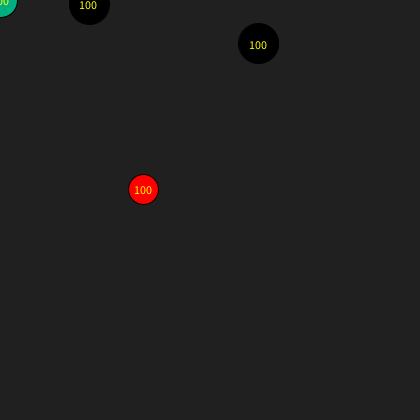
Frame 1 (no input)
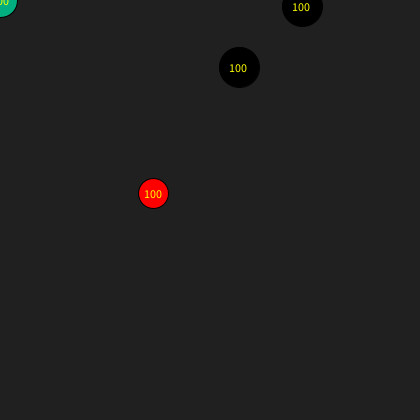
Frame 60 (the mouse pressed at the canvas centre just before this capture)
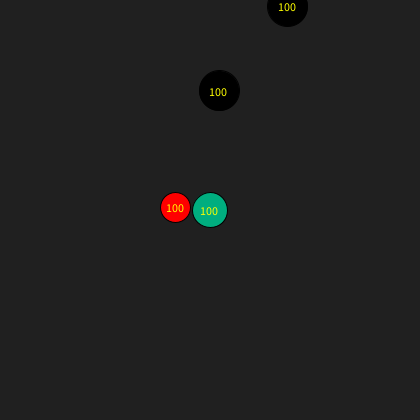
Frame 120 (the mouse held since frame 60 and released just before this capture)

The Processing sketch that drew these frames (run headless with seeded random() and noise(); from frame 60 on, the mouse is pressed at the canvas centre):

// Processing sketch: lesson_1A_Classes
// ── lesson_1A_Classes.pde
// The classes Opponent and Player inherit from, or extend,
// the parent or super class Actor.

//      Actor
//      /  \
// Player  Opponent

// A common phrase is to say that classes have IS A and HAS A
// relationships: a player IS A(n) actor, and HAS A name.
// the inheritance relationship goes only one direction. The child
// or sub-classes Opponent and Player can use and refine the
// variables and functions of the parent or super-class Actor
// but Actor cannot use methods and variables of its children.

// A one-dimensional array of objects.
Actor[] actors = {
  new Player("Alicia"), 
  new Actor("Patricia"), 
  new Opponent("Samuel"), 
  new Actor("Hank")
};
int actorSize;

void setup() {
  background(32);
  size(420, 420);
  ellipseMode(RADIUS);
  actorSize = actors.length;

  // Syntax of for(
  // initialize iterator; when used with arrays this is usually int i = 0;
  // check boolean condition; when used with arrays this is usually i < array.length;
  // perform unary operation on iterator
  // ) { } For loops have a signature and curly braces containing instructions.
  for(int i = 0; i < actorSize; ++i) {
   actors[i].x = random(0, width);
   actors[i].y = random(0, height);
  }
}

void draw() {
  background(32);
  for(int i = 0; i < actorSize; ++i) {
    actors[i].move();
    actors[i].show();
    actors[i].collide(actors);
  }
}
// ── Actor.pde
class Actor {

  String name;
  int hpCurrent;
  int hpMax;

  float x;
  float y;
  float r;

  float xSpeed = 2;
  float ySpeed = 2;

  float xDirection = 1;
  float yDirection = 1;

  color c;

  Actor() {
    this.name = "Anonymous";
    this.hpMax = 100;
    this.hpCurrent = this.hpMax;
    this.x = width/2;
    this.y = height/2;
    this.r = 20;
    this.c = color(0);
    this.xSpeed = random(-4, 4);
    this.ySpeed = random(-4, 4);
  }

  Actor(String name) {
    this.name = name;
    this.hpMax = 100;
    this.hpCurrent = this.hpMax;
    this.x = width/2;
    this.y = height/2;
    this.r = 20;
    this.c = color(0);
    this.xSpeed = random(-4, 4);
    this.ySpeed = random(-4, 4);
  }

  Actor(String name, int hpMax) {
    this.name = name;
    this.hpMax = hpMax;
    this.hpCurrent = this.hpMax;
    this.x = width/2;
    this.y = height/2;
    this.r = 20;
    this.c = color(0);
    this.xSpeed = random(-4, 4);
    this.ySpeed = random(-4, 4);
  }

  public String toString() {
    return "Actor: " + this.name;
  }

  float hp() {
    return this.hpCurrent / float(this.hpMax);
  }

  void show() {
    fill(c);
    ellipse(this.x, this.y, this.r, this.r);
    fill(255, 255, 0);
    text(nf(this.hp() * 100, 3, 0), this.x-10, this.y+5);
  }

  void move() {
    move(this.xSpeed, this.ySpeed);
  }

  void collide(Actor[] actors) {
  }

  // Since this version of move is specific to just the actor
  // class, and we don't want children or sub classes to
  // override it, we add the final keyword.
  final void move(float xSpeed, float ySpeed) {
    this.x += xSpeed * xDirection;
    this.y += ySpeed * yDirection;

    if (this.x > width - this.r || this.x < this.r) {
      this.xDirection = -this.xDirection;
    }

    if (this.y > height- this.r || this.y < this.r) {
      this.yDirection = -this.yDirection;
    }
  }
}
// ── Opponent.pde
// adding the ethis.xtends kethis.yword allows Opponent to inherit
// from Actor.
class Opponent extends Actor {

  // calling super(); in the constructor calls
  // the constructor of the parent or super class.
  Opponent() {
    super();
    this.r = 15;
    this.c = color(255, 0, 0);
    this.ySpeed = this.xSpeed = 2;
  }

  Opponent(String name) {
    super(name);
    this.r = 15;
    this.c = color(255, 0, 0);
    this.ySpeed = this.xSpeed = 2;
  }

  Opponent(String name, int hpMax) {
    super(name, hpMax);
    this.r = 15;
    this.c = color(255, 0, 0);
    this.ySpeed = this.xSpeed = 2;
  }

  public String toString() {
    return "Opponent: " + this.name;
  }

  // This function overrides its parent function.
  // if you want to make it clear that you're overriding
  // a function, you can add the @Override annotation, but
  // it's not necessary.
  @Override
  void move() {
    int choice = int(random(8));

    // Switch cases are alternatives to using if-else statements.
    // switch(variable) {
    //   case valueOfVariable:
    //   code to execute;
    //   break;
    //   default:
    //   code to execute if no other cases apply;
    // }
    switch(choice) {
    case 0:
      this.x += this.xSpeed;
      break;

    case 1:
      this.y += this.ySpeed;
      break;

    case 2:
      this.x -= this.xSpeed;
      break;

    case 3:
      this.y -= this.ySpeed;
      break;

    case 4:
      this.x += this.xSpeed;
      this.y += this.ySpeed;
      break;

    case 5:
      this.x += this.xSpeed;
      this.y -= this.ySpeed;
      break;

    case 6:
      this.x -= this.xSpeed;
      this.y += this.ySpeed;
      break;

    case 7:
      this.x -= this.xSpeed;
      this.y -= this.ySpeed;
      break;
    }

    this.x = constrain(this.x, 0, width);
    this.y = constrain(this.y, 0, height);
  }

  // Will cause an error if we try to override.
  // void move(float xSpeed, float ySpeed) {
  // }
}
// ── Player.pde
class Player extends Actor {

  float damping = 1;

  Player() {
    super();
    this.r = 17.5;
    this.c = color(0, 174, 127);
  }

  Player(String name) {
    super(name);
    this.r = 17.5;
    this.c = color(0, 174, 127);
  }

  Player(String name, int hpMax) {
    super(name, hpMax);
    this.r = 17.5;
    this.c = color(0, 174, 127);
  }

  public String toString() {
    return "Player: " + this.name;
  }

  @Override
  void move() {
    this.x += (mouseX - this.x) * this.damping;
    this.y += (mouseY - this.y) * this.damping;
  }

  void collide(Actor[] actors) {
    int size = actors.length;
    for (int i = 0; i < size; ++i) {

      // The instanceof keyword can be used to check if an instance
      // of an object is of a certain data type. We don't care about
      // the player instance colliding with itself.
      if (actors[i] instanceof Player == false) {
        float dist = dist(this.x, this.y, actors[i].x, actors[i].y);

        // If the distance between two circles is less than the sum
        // of their diameter, then the circles are colliding.
        if (dist < this.r + actors[i].r) {
          if (actors[i] instanceof Opponent) {
            this.hpCurrent = constrain(this.hpCurrent - 1, 0, this.hpMax);
            actors[i].hpCurrent = constrain(actors[i].hpCurrent - 1, 0, actors[i].hpMax);
          } else {
            actors[i].xDirection = -actors[i].xDirection;
            actors[i].yDirection = -actors[i].yDirection;
            this.hpCurrent = constrain(this.hpCurrent - 1, 0, this.hpMax);
          }
        }
      }
    }

    // If the Player's HP is 0, then game over.
    if (this.hpCurrent == 0) {
      println("Game over!");
      exit();
    }
  }
}
